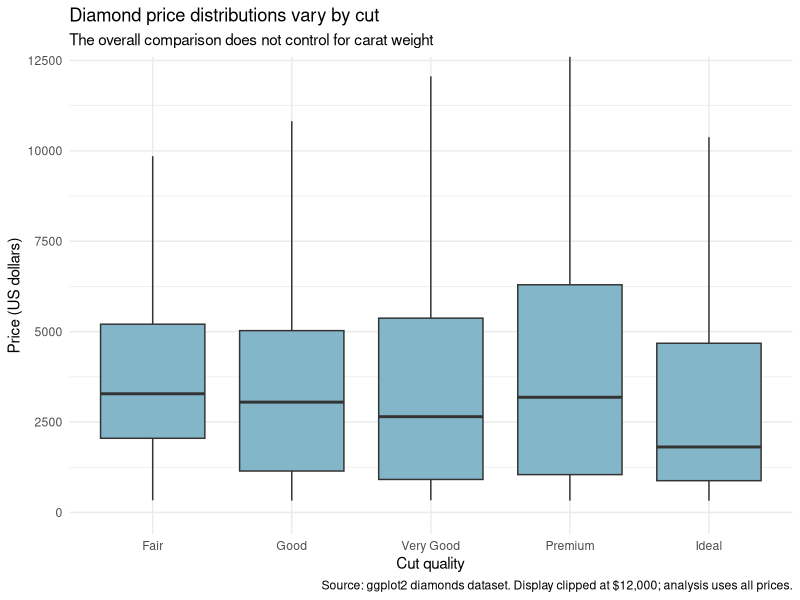
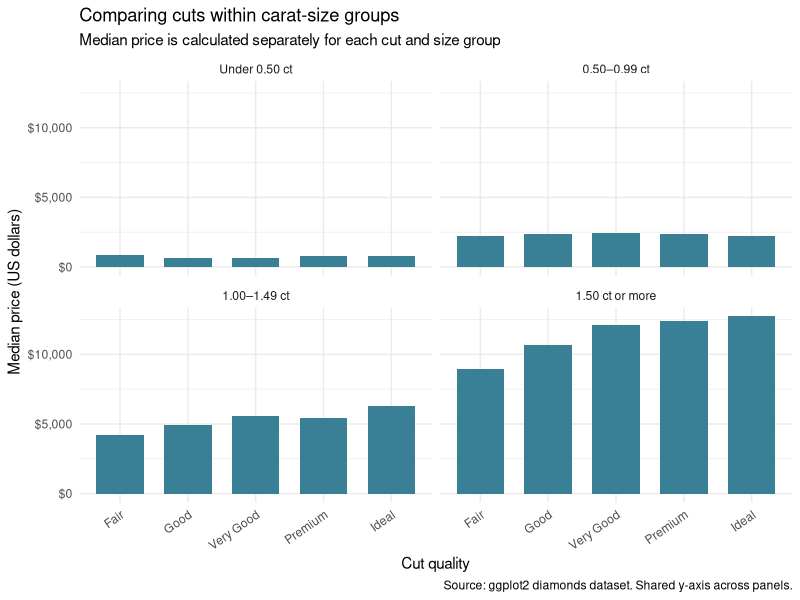
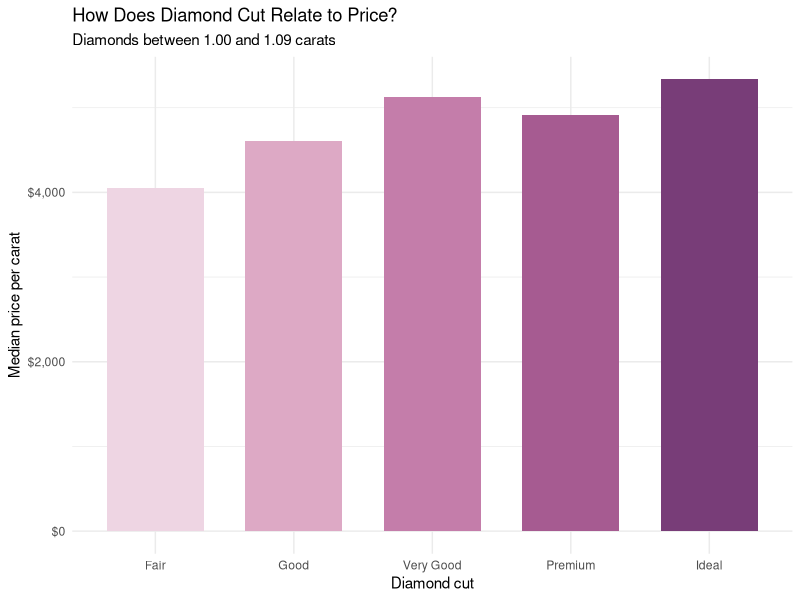
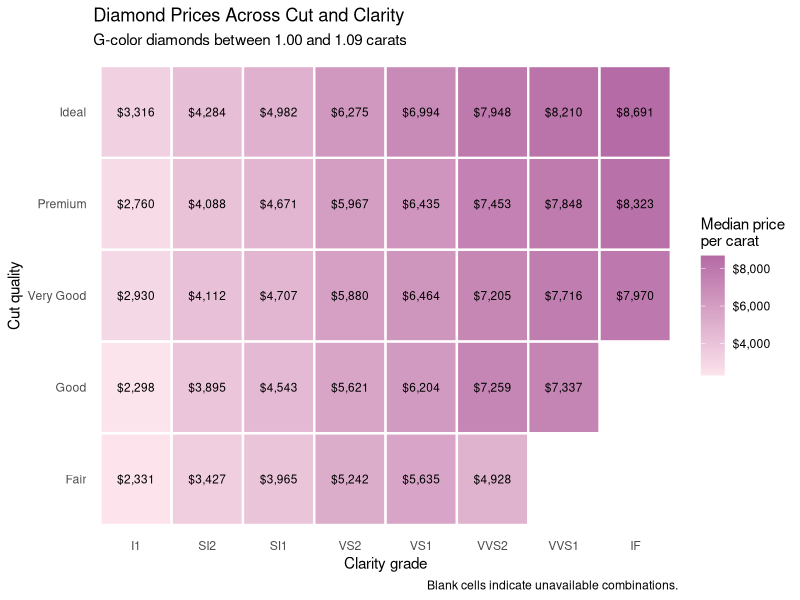

Write R code to recreate these figures, in order.
## ---- chunk 1
library(dplyr)
library(ggplot2)
library(knitr)

diamonds_data <- ggplot2::diamonds

glimpse(diamonds_data)
## ---- chunk 2
diamonds_clean <- diamonds_data |>
  mutate(
    carat_group = case_when(
      carat < 0.50 ~ "Under 0.50 ct",
      carat < 1.00 ~ "0.50–0.99 ct",
      carat < 1.50 ~ "1.00–1.49 ct",
      TRUE ~ "1.50 ct or more"
    ),
    carat_group = factor(
      carat_group,
      levels = c("Under 0.50 ct", "0.50–0.99 ct",
                 "1.00–1.49 ct", "1.50 ct or more")
    )
  )

# Check that every diamond belongs to a size group.
diamonds_clean |>
  count(carat_group) |>
  kable(caption = "Number of diamonds in each size group")
## ---- chunk 3
cut_summary <- diamonds_clean |>
  group_by(cut) |>
  summarise(
    diamonds = n(),
    mean_price = mean(price),
    median_price = median(price),
    .groups = "drop"
  ) |>
  arrange(desc(median_price))

cut_summary |>
  kable(digits = 0, caption = "Diamond prices summarized by cut")
## ---- chunk 4
size_cut_summary <- diamonds_clean |>
  group_by(carat_group, cut) |>
  summarise(
    diamonds = n(),
    median_price = median(price),
    .groups = "drop"
  ) |>
  arrange(carat_group, desc(median_price))

size_cut_summary |>
  kable(digits = 0, caption = "Median diamond price by cut and carat-size group")
## ---- chunk 5
ggplot(diamonds_clean, aes(x = cut, y = price)) +
  geom_boxplot(outlier.shape = NA, fill = "#83B6C9") +
  coord_cartesian(ylim = c(0, 12000)) +
  labs(
    title = "Diamond price distributions vary by cut",
    subtitle = "The overall comparison does not control for carat weight",
    x = "Cut quality",
    y = "Price (US dollars)",
    caption = "Source: ggplot2 diamonds dataset. Display clipped at $12,000; analysis uses all prices."
  ) +
  theme_minimal()
## ---- chunk 6
ggplot(size_cut_summary, aes(x = cut, y = median_price)) +
  geom_col(fill = "#397F96", width = 0.7) +
  facet_wrap(~ carat_group, ncol = 2) +
  scale_y_continuous(labels = scales::label_dollar()) +
  labs(
    title = "Comparing cuts within carat-size groups",
    subtitle = "Median price is calculated separately for each cut and size group",
    x = "Cut quality",
    y = "Median price (US dollars)",
    caption = "Source: ggplot2 diamonds dataset. Shared y-axis across panels."
  ) +
  theme_minimal() +
  theme(axis.text.x = element_text(angle = 35, hjust = 1))
## ---- chunk 7
stopifnot(sum(cut_summary$diamonds) == nrow(diamonds_data))
stopifnot(!anyNA(diamonds_clean$carat_group))
stopifnot(sum(size_cut_summary$diamonds) == nrow(diamonds_data))

cat("Checks passed: all observations are accounted for.\n")
## ---- chunk 8
library(tidyr)

# Select approximately one-carat diamonds
one_carat <- diamonds_clean |>
  filter(carat >= 1.00, carat < 1.10)

# Compare the number of observations
tibble(
  Dataset = c("Original dataset", "Filtered dataset"),
  Observations = c(nrow(diamonds_clean), nrow(one_carat))
) |>
  kable(caption = "Number of diamonds before and after filtering")
## ---- chunk 9
one_carat <- one_carat |>
  mutate(price_per_carat = price / carat)

# Preview the new variable
one_carat |>
  select(carat, cut, color, clarity, price, price_per_carat) |>
  head(10) |>
  kable(digits = 2, caption = "Diamond prices and price per carat")
## ---- chunk 10
one_carat_summary <- one_carat |>
  group_by(cut) |>
  summarise(
    diamonds = n(),
    median_price_per_carat = median(price_per_carat),
    .groups = "drop"
  ) |>
  arrange(desc(median_price_per_carat))

one_carat_summary |>
  kable(digits = 2, caption = "Median price per carat by cut")
## ---- chunk 11
ggplot(one_carat_summary,
       aes(x = cut, y = median_price_per_carat, fill = cut)) +
  geom_col(width = 0.7) +
  scale_fill_manual(values = c(
    "Fair" = "#EED5E3",
    "Good" = "#DDA9C5",
    "Very Good" = "#C47DAA",
    "Premium" = "#A65B91",
    "Ideal" = "#783D78"
  )) +
  scale_y_continuous(labels = scales::label_dollar()) +
  labs(
    title = "How Does Diamond Cut Relate to Price?",
    subtitle = "Diamonds between 1.00 and 1.09 carats",
    x = "Diamond cut",
    y = "Median price per carat",
  ) +
  theme_minimal() +
  theme(legend.position = "none")
## ---- chunk 12
# Keep diamonds within the same color grade
diamond_quality <- one_carat |>
  filter(color == "G") |>
  group_by(cut, clarity) |>
  summarise(
    diamonds = n(),
    median_price_per_carat = median(price_per_carat),
    .groups = "drop"
  )

# Convert clarity categories into individual columns
diamond_wide <- diamond_quality |>
  select(cut, clarity, median_price_per_carat) |>
  pivot_wider(
    names_from = clarity,
    values_from = median_price_per_carat,
    names_sort = TRUE
  )

diamond_wide |>
  kable(digits = 0,
        caption = "Median price per carat by cut and clarity for G-color diamonds")
## ---- chunk 13
#| fig-width: 10
#| fig-height: 5.5

ggplot(diamond_quality,
       aes(x = clarity, y = cut, fill = median_price_per_carat)) +
  geom_tile(color = "white", linewidth = 0.8) +
  geom_text(
    aes(label = scales::dollar(median_price_per_carat,
                               accuracy = 1)),
    size = 3
  ) +
  scale_fill_gradient(
    low = "#FCE4EC",
    high = "#B56BA5",
    labels = scales::label_dollar()
  ) +
  labs(
    title = "Diamond Prices Across Cut and Clarity",
    subtitle = "G-color diamonds between 1.00 and 1.09 carats",
    x = "Clarity grade",
    y = "Cut quality",
    fill = "Median price\nper carat",
    caption = "Blank cells indicate unavailable combinations."
  ) +
  theme_minimal() +
  theme(panel.grid = element_blank())
## ---- chunk 14
affordable_diamonds <- one_carat |>
  filter(color == "G", clarity == "VS2") |>
  group_by(cut) |>
  slice_min(
    order_by = price_per_carat,
    n = 1,
    with_ties = FALSE
  ) |>
  ungroup() |>
  select(cut, carat, color, clarity, price, price_per_carat) |>
  arrange(price_per_carat)

affordable_diamonds |>
  kable(digits = 2,
        caption = "Lowest price per carat within each available cut category")
## ---- chunk 15
# Confirm that all diamonds meet the selected carat range
stopifnot(all(one_carat$carat >= 1.00))
stopifnot(all(one_carat$carat < 1.10))

# Confirm that calculated prices are valid
stopifnot(all(is.finite(one_carat$price_per_carat)))
stopifnot(all(one_carat$price_per_carat > 0))

# Confirm that selected diamonds meet the quality criteria
stopifnot(nrow(affordable_diamonds) > 0)
stopifnot(all(affordable_diamonds$color == "G"))
stopifnot(all(affordable_diamonds$clarity == "VS2"))

cat("All extension checks passed.")
